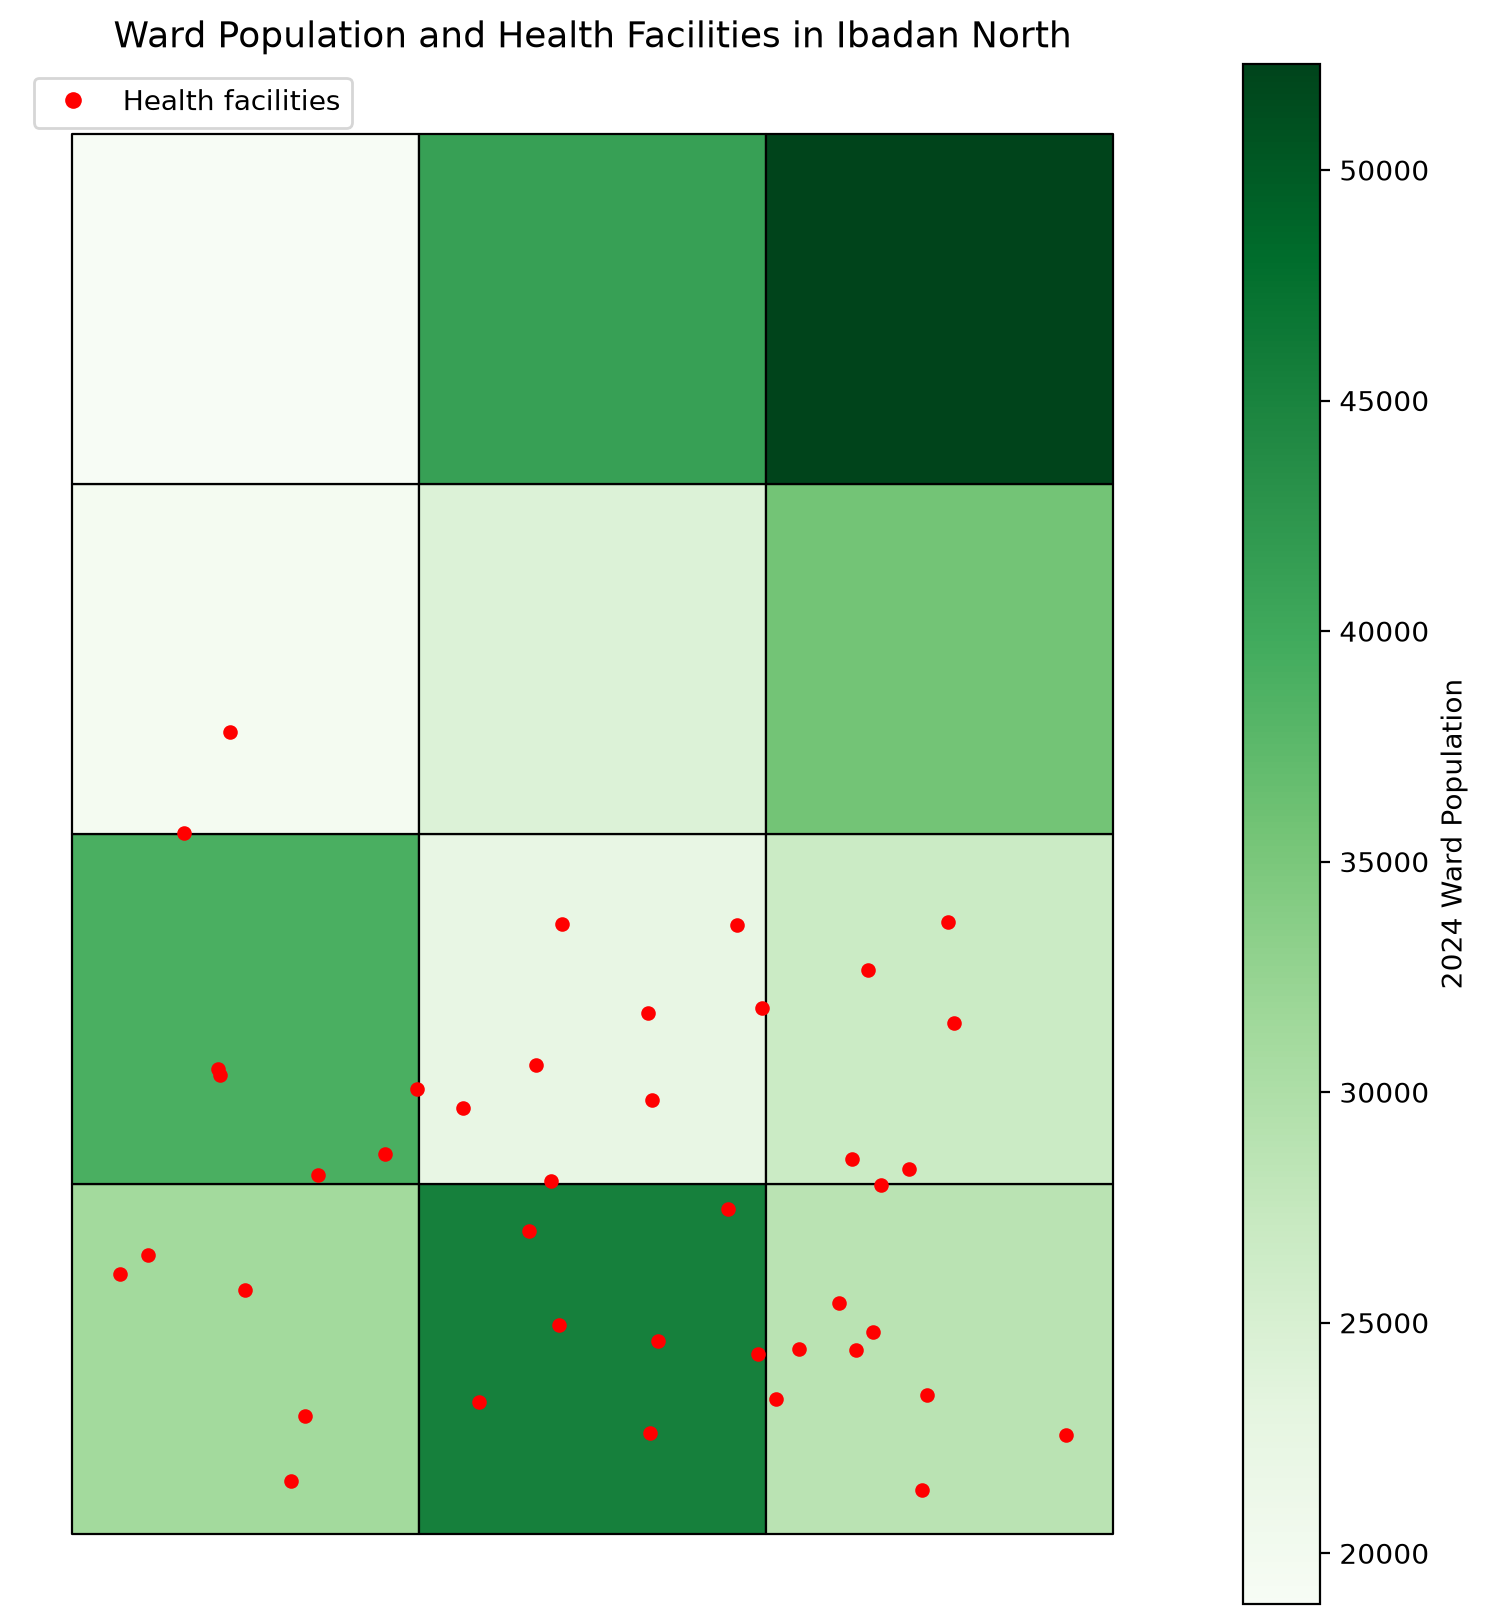

Python code for this plot:

import pandas as pd
import geopandas as gpd
import matplotlib.pyplot as plt
from matplotlib.lines import Line2D

# Load ward polygons
wards = gpd.read_file(
    "data/processed/wards.gpkg",
    layer="wards"
)

# Load population data
pop = pd.read_csv("data/raw/ward_population.csv")


# Clean ward names for joining
def clean_name(name):
    return str(name).strip().upper().replace("-", " ")


wards["join_key"] = wards["ward_name"].apply(clean_name)
pop["join_key"] = pop["ward"].apply(clean_name)

# Join population to ward polygons
joined = wards.merge(
    pop,
    on="join_key",
    how="left"
)

# Check population matches
matched = joined["population_2024"].notna().sum()
print("Population matches:", matched, "of", len(wards))

# Load health facility points
facilities = gpd.read_file(
    "data/processed/my_facilities.gpkg",
    layer="facilities"
)

# Ensure both layers use the same CRS
facilities = facilities.to_crs(joined.crs)

# Create the map
fig, ax = plt.subplots(figsize=(10, 10))

joined.plot(
    column="population_2024",
    cmap="Greens",
    linewidth=0.8,
    edgecolor="black",
    legend=True,
    legend_kwds={"label": "2024 Ward Population"},
    ax=ax
)

facilities.plot(
    ax=ax,
    color="red",
    markersize=18,
    marker="o"
)

# Add map title and legend
facility_symbol = Line2D(
    [0], [0],
    marker="o",
    color="w",
    markerfacecolor="red",
    markersize=7,
    label="Health facilities"
)

ax.legend(
    handles=[facility_symbol],
    loc="upper left"
)

ax.set_title(
    "Ward Population and Health Facilities in Ibadan North",
    fontsize=13
)

ax.set_axis_off()

# Save the map
plt.savefig(
    "month-03/week-10/my_map.png",
    dpi=200,
    bbox_inches="tight"
)

print("Map saved: month-03/week-10/my_map.png")

plt.show()
